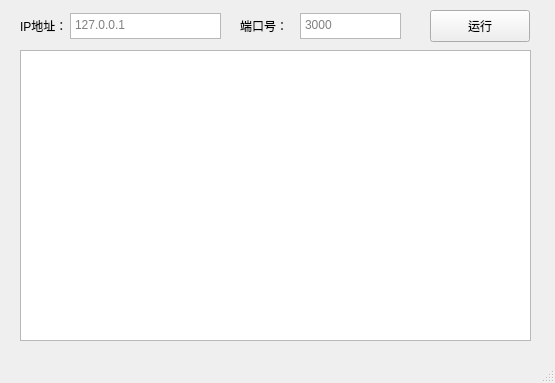
<?xml version="1.0" encoding="UTF-8"?>
<ui version="4.0">
 <class>MainWindow</class>
 <widget class="QMainWindow" name="MainWindow">
  <property name="geometry">
   <rect>
    <x>0</x>
    <y>0</y>
    <width>555</width>
    <height>383</height>
   </rect>
  </property>
  <property name="minimumSize">
   <size>
    <width>555</width>
    <height>383</height>
   </size>
  </property>
  <property name="maximumSize">
   <size>
    <width>555</width>
    <height>383</height>
   </size>
  </property>
  <property name="windowTitle">
   <string>聊天室服务端</string>
  </property>
  <widget class="QWidget" name="centralwidget">
   <widget class="QTextEdit" name="addr">
    <property name="geometry">
     <rect>
      <x>70</x>
      <y>13</y>
      <width>151</width>
      <height>26</height>
     </rect>
    </property>
    <property name="placeholderText">
     <string>127.0.0.1</string>
    </property>
   </widget>
   <widget class="QLabel" name="label">
    <property name="geometry">
     <rect>
      <x>20</x>
      <y>10</y>
      <width>51</width>
      <height>31</height>
     </rect>
    </property>
    <property name="text">
     <string>IP地址：</string>
    </property>
   </widget>
   <widget class="QLabel" name="label_2">
    <property name="geometry">
     <rect>
      <x>240</x>
      <y>10</y>
      <width>51</width>
      <height>31</height>
     </rect>
    </property>
    <property name="text">
     <string>端口号：</string>
    </property>
   </widget>
   <widget class="QTextEdit" name="port">
    <property name="geometry">
     <rect>
      <x>300</x>
      <y>13</y>
      <width>101</width>
      <height>26</height>
     </rect>
    </property>
    <property name="placeholderText">
     <string>3000</string>
    </property>
   </widget>
   <widget class="QPushButton" name="pushButton">
    <property name="geometry">
     <rect>
      <x>430</x>
      <y>10</y>
      <width>100</width>
      <height>32</height>
     </rect>
    </property>
    <property name="text">
     <string>运行</string>
    </property>
   </widget>
   <widget class="QListWidget" name="listWidget">
    <property name="geometry">
     <rect>
      <x>20</x>
      <y>50</y>
      <width>511</width>
      <height>291</height>
     </rect>
    </property>
   </widget>
  </widget>
  <widget class="QMenuBar" name="menubar">
   <property name="geometry">
    <rect>
     <x>0</x>
     <y>0</y>
     <width>555</width>
     <height>21</height>
    </rect>
   </property>
  </widget>
  <widget class="QStatusBar" name="statusbar"/>
 </widget>
 <resources/>
 <connections/>
</ui>
